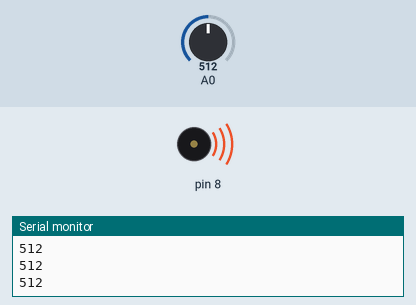
Simulated run of this sketch. Board: Arduino Uno, built with avr-gcc and run on an emulated ATmega328P. Parts: buzzer (waves = sounding), the last lines printed to the serial monitor. The inputs (shaded band) are chosen by the test bench; at power-on: A0 = 512.

Above: at 1.2 s.
1.3 s: A0 set to 522
At 1.8 s:
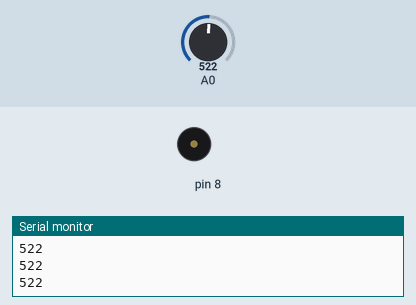
2.8 s: A0 set to 511
At 3.1 s:
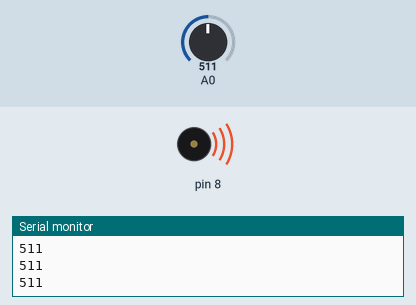
4.3 s: A0 set to 306
At 5.4 s:
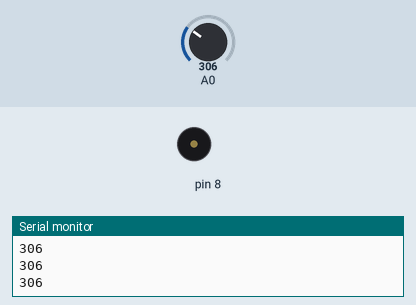
Timing chart, 0 to 7.3 s (numbered marks = the images above; inputs shaded):
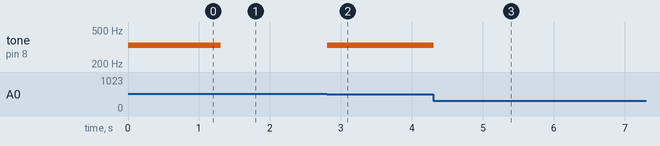

The sketch:

keyboard_instrument.ino
```cpp
int notes[] = {262, 294, 330, 349};

void setup() {
  // put your setup code here, to run once:
  Serial.begin(9600);
}

void loop() {
  // put your main code here, to run repeatedly:
  int keyVal = analogRead(A0);
  Serial.println(keyVal);

  if(keyVal >= 170 && keyVal <= 200) {
    tone(8, notes[0]);
  } else if (keyVal >= 960 && keyVal <= 1110) {
    tone(8, notes[1]);
  } else if (keyVal >= 505 && keyVal <= 515) {
    tone(8, notes[2]);
  } else if (keyVal >= 80 && keyVal <= 120) {
    tone(8, notes[3]);
  } else {
    noTone(8);
  }
}
```

Measured:
- the behaviour switches between 515 and 516 on A0 (found by bisection; images 0 and 1)
- after the input at 1.3 s, tone on pin 8: 330 Hz → silent at once
- after the input at 2.8 s, tone on pin 8: silent → 330 Hz at once
- after the input at 4.3 s, tone on pin 8: 330 Hz → silent at once
